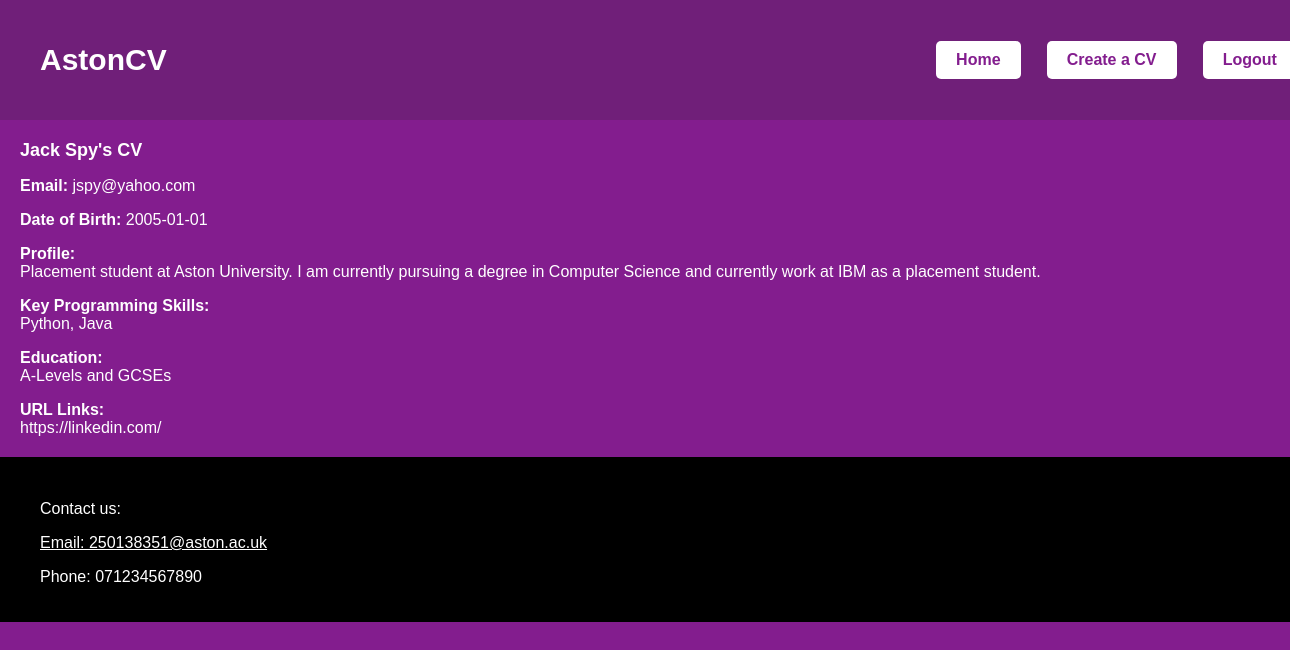
/logged_viewCV.php?name=Jack+Spy (signed in), run on the app's committed database.
### tables this page shows
CREATE TABLE `cvs` (
  `id` bigint(20) UNSIGNED NOT NULL,
  `name` varchar(100) NOT NULL,
  `email` varchar(100) NOT NULL,
  `password` varchar(255) NOT NULL,
  `dob` date NOT NULL,
  `keyprogramming` varchar(255) DEFAULT NULL,
  `profile` varchar(500) DEFAULT NULL,
  `education` varchar(500) DEFAULT NULL,
  `URLlinks` varchar(500) DEFAULT NULL
);

### logged_viewCV.php (the view, shortened to what this page needs)
<?php
require_once('connectdb.php');
if (isset($_GET['name'])) {
    $name = $_GET['name'];
    $query = "SELECT * FROM cvs WHERE name = :name";
    $stmt = $db->prepare($query);
    $stmt->bindParam(':name', $name);
    $stmt->execute();
    $cv = $stmt->fetch(PDO::FETCH_ASSOC);
} else {
    echo "No CV specified.";
    exit;
}
?>
<!DOCTYPE html>
<html lang = "en">
    <head>
        <link rel="stylesheet" type="text/css" href="CSS/style.css">
    </head>
    <body>
    <header id = "main-header">
        <h1>AstonCV</h1>
        <section id = "nav">
            <a href="logged.php">
            <button>Home</button>
            </a>
            <a href="createCV.php">
            <button>Create a CV</button>
            </a>
            <a href = "logout.php">
            <button>Logout</button>
            </a>
        </section>
       </header>
     <main>
        <section id = "viewCV">
            <h2><?= htmlspecialchars($cv['name']) ?>'s CV</h2>
            <p><strong>Email:</strong> <?= htmlspecialchars($cv['email']) ?></p>
            <p><strong>Date of Birth:</strong> <?= htmlspecialchars($cv['dob']) ?></p>
            <p><strong>Profile:</strong><br><?= nl2br(htmlspecialchars($cv['profile'])) ?></p>
            <p><strong>Key Programming Skills:</strong><br><?= nl2br(htmlspecialchars($cv['keyprogramming'])) ?></p>
            <p><strong>Education:</strong><br><?= nl2br(htmlspecialchars($cv['education'])) ?></p>
            <p><strong>URL Links:</strong><br><?= nl2br(htmlspecialchars($cv['URLlinks'])) ?></p>
        </section>
    </main>
        <footer id = "main-footer">
            <p>Contact us:</p>
            <a href="mailto:250138351@aston.ac.uk?" target="_blank" rel="noopener noreferrer">Email: 250138351@aston.ac.uk</a>
            <p>Phone: 071234567890</p>
        </footer>
    </body>
</html>

### CSS/style.css (style rules this page uses)
html { margin: 0; padding: 0; overflow-x: hidden; }
h1 { font-family: Arial, Helvetica, sans-serif; font-size: 30px ; color:white; }
body { margin: 0; max-width: 1840px; background-color: rgb(131,29,142); color: white; }
h2,h3 { font-family: Arial, Helvetica, sans-serif; font-size: 18px ; }
p, li, a { font-family: Arial, Helvetica, sans-serif; font-size: 16px ; }
#main-header { height : 80px; display: flex; align-items: center; justify-content: space-between; flex-wrap: wrap; width: 100%; margin: 0 auto; padding: 20px 40px; background-color: rgb(112, 31, 121); }
#main-header button, #forgot-password { background-color: white; color: rgb(131,29,142); padding: 10px 20px; border: none; border-radius: 5px; cursor: pointer; font-size: 16px; font-weight: bolder; }
#nav { display: flex; align-items: right; justify-content: space-around; width: 30%; flex-wrap: wrap; padding: 20px; }
main { margin: 20px; }
#main-footer { width: 100%; margin: 0 auto; padding: 20px 40px; border-top: 7px solid black; color: white; background-color: black; font-family: Arial, Helvetica, sans-serif; font-size: 16px; }
a { font-family: Arial, Helvetica, sans-serif; font-size: 16px ; color: white }

### data on the page
cvs: name "Jack Spy", email "jspy@yahoo.com", dob "2005-01-01", profile "Placement student at Aston University. I am currently pursuing a degree in Computer Science and currently work at IBM as a placement student.", keyprogramming "Python, Java", education "A-Levels and GCSEs", URLlinks "https://linkedin.com/"
